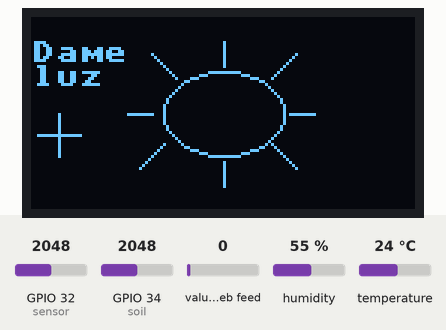
Recording of a program running on a simulated ESP32 board running MicroPython. Parts: 128×64 one-colour display. The inputs (shaded band) are chosen by the test bench; at power-on: GPIO 32 (sensor) = 2048, humidity 55 %, temperature 24 °C, GPIO 34 (soil) = 2048, value of the web feed 0 (analog values on the 0–4095 scale). WiFi joins after 1.5 s; requests to the public web service named in the program get a made-up reply in its usual format after 0.4 s (London, UTC, broken clouds, 64 % humidity, 1013 hPa unless stated); library files of the repository ran but are not shown: sh1106.py; what the program prints to the serial console is not drawn.

Above: at 2.2 s.
2.3 s: GPIO 32 (sensor) set to 1068
3.8 s: GPIO 32 (sensor) set to 927
At 4.5 s:
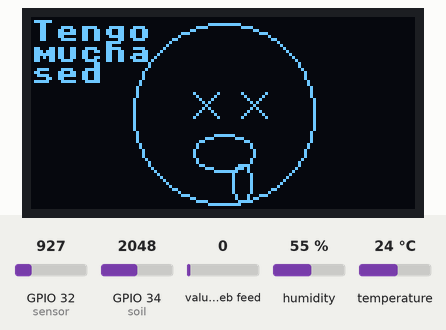
5.3 s: humidity set to 31 %
6.8 s: humidity set to 28 %
At 7.9 s:
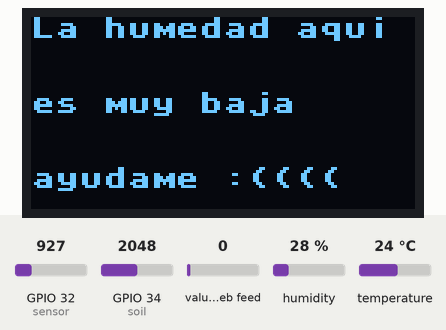
8.5 s: temperature set to 34 °C
10.0 s: temperature set to 37 °C
At 11.3 s:
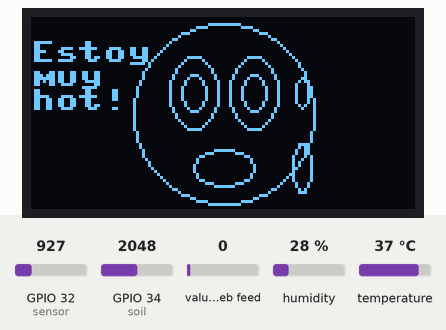
Timing chart, 0 to 12.6 s (numbered marks = the images above; inputs shaded):
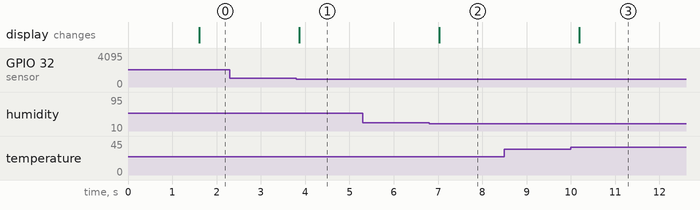

Measured:
- the behaviour switches between 1000 and 999 on GPIO 32 (sensor) (found by bisection; images 0 and 1)
- the behaviour switches between 30 and 29 % on humidity (found by bisection; images 1 and 2)
- the behaviour switches between 35 and 36 °C on temperature (found by bisection; images 2 and 3)
- after the input at 2.3 s, every drawn part: stays the same
- after the input at 3.8 s, the display: changes after 0.07 s (image 1)
- after the input at 5.3 s, every drawn part: stays the same
- after the input at 6.8 s, the display: changes after 0.23 s (image 2)
- after the input at 8.5 s, every drawn part: stays the same
- after the input at 10.0 s, the display: changes after 0.19 s (image 3)

The program:

mainsmartpod.py
```python
import dht
import machine
import urequests
import time
import math
import network
import sh1106
from machine import ADC, Pin, PWM, I2C


# Configuración de la red WiFi
#SSID = "UNAL"
#SSID = "FLIA GARCIA GUERRERO"
#PASSWORD = "11150903"
SSID = "Redmi"
PASSWORD = "delunoalocho"

# Configuración de Firebase
FIREBASE_URL = "https://smartpot-474b2-default-rtdb.firebaseio.com/"
FIREBASE_API_KEY = "8507dbcd2d2b6f5a69d49c6dbcebdafc9b4e44d3"

# Configuración del pin del sensor DHT11
DHT_PIN = 5  # Puedes cambiar el número de pin según tu configuración
soil = ADC(Pin(34))
soil.atten(ADC.ATTN_11DB)
sensor = ADC(Pin(32))
umbral = 1000
i2c = I2C(0, scl=Pin(22), sda=Pin(21))
oled = sh1106.SH1106_I2C(128, 64, i2c)

# Nombre de la clave en la base de datos
FIREBASE_KEY = "last_data"

def read_sl():
    hum_s = int(((soil.read_u16() - 48000) * 100 / (65500 - 48000)) + 0)


    return hum_s

def connect_to_wifi():
    sta_if = network.WLAN(network.STA_IF)
    if not sta_if.isconnected():
        print("Conectándose a WiFi...")
        sta_if.active(True)
        #Para una red abierta
        #sta_if.connect(SSID)
        #Para una red con contraseña
        sta_if.connect(SSID, PASSWORD)
        while not sta_if.isconnected():
            pass
        print("Conexión exitosa")
    else:
        print("Ya estás conectado a WiFi")

def read_dht11():
    dht_sensor = dht.DHT11(machine.Pin(DHT_PIN))
    dht_sensor.measure()
    temperature = dht_sensor.temperature()
    humidity_a = dht_sensor.humidity()
    return temperature, humidity_a


def read_light():
    valor = sensor.read()
    if valor < umbral:
        light = "1"
    else:
        light = "0"

    return light

def send_to_firebase(temperature, humidity_a, humidity_s, light):
    data = {
        "temperature": temperature,
        "humidity ambient": humidity_a,
        "humidity soil" : humidity_s,
        "light" : light
    }
    url = f"{FIREBASE_URL}/{FIREBASE_KEY}.json?auth={FIREBASE_API_KEY}"
    response = urequests.patch(url, json=data)
    print("Respuesta de Firebase:", response.text)


def main():
    connect_to_wifi()

    while True:
        temperature, humidity_a = read_dht11()
        humidity_s = read_sl()
        light = read_light()
        print(f"Temperatura: {temperature}°C, Humedad ambiente: {humidity_a}%, Humedad suelo: {humidity_s}%, Presencia de luz: {light}")

        if light is "0":
                oled.fill(0)
                oled.ellipse(64, 32, 20, 14, 1)  # Elipse exterior del sol
                oled.line(64, 8, 64, 16, 1)  # Rayo vertical superior
                oled.line(64, 48, 64, 56, 1)  # Rayo vertical inferior
                oled.line(32, 32, 40, 32, 1)  # Rayo horizontal izquierdo
                oled.line(86, 32, 94, 32, 1)  # Rayo horizontal derecho
                oled.line(40, 12, 48, 20, 1)  # Rayo diagonal superior izquierdo
                oled.line(80, 42, 88, 50, 1)  # Rayo diagonal inferior derecho
                oled.line(88, 12, 80, 20, 1)  # Rayo diagonal superior derecho
                oled.line(44, 42, 36, 50, 1)  # Rayo diagonal inferior izquierdo
                oled.line(2,39,16,39,1)# signo menos
                oled.line(9,46,9,32,1)#rayita para signo más
                oled.text("Dame ", 0,8, 1)
                oled.text("luz", 0,16 , 1)
                oled.show()

        elif temperature < 8:
                oled.fill(0)
                oled.ellipse(64, 32, 30, 30, 1)  # Cara
                oled.ellipse(54, 25, 8, 12, 1)  # Ojo izquierdo
                oled.ellipse(74, 25, 8, 12, 1)  # Ojo derecho
                oled.ellipse(54, 25, 4, 6, 1)  # Pupila izquierda
                oled.ellipse(74, 25, 4, 6, 1)  # Pupila derecha
                oled.line(48, 38, 58, 43, 1)  # Ceja izquierda
                oled.line(70, 43, 80, 38, 1)  # Ceja derecha
                oled.line(54, 48, 74, 48, 1)  # Boca
                oled.text("(", 45, 15, 1)
                oled.text(")", 85, 15, 1)
                oled.text("(", 45, 35, 1)
                oled.text(")", 85, 35, 1)
                oled.text("(", 45, 55, 1)
                oled.text(")", 85, 55, 1)
                oled.text("Teno",0,1,1)
                oled.text("frio",0,8,1)
                oled.show()

        elif temperature > 35:
                oled.fill(0)
                oled.ellipse(64, 32, 30, 30, 1)  # Cara
                oled.ellipse(54, 25, 8, 12, 1)  # Ojo izquierdo
                oled.ellipse(74, 25, 8, 12, 1)  # Ojo derecho
                oled.ellipse(54, 25, 4, 6, 1)  # Pupila izquierda
                oled.ellipse(74, 25, 4, 6, 1)  # Pupila derecha
                oled.ellipse(64, 50, 10, 6, 1)  # Boca
                oled.ellipse(90, 25, 2, 5, 1)  # Gota de sudor
                oled.ellipse(90, 50, 3, 8, 1)  # Gota de sudor
                oled.text("Estoy ", 0,8, 1)
                oled.text("muy", 0,16 , 1)
                oled.text("hot!", 0, 24, 1)
                oled.show()

        elif humidity_a < 30:
                oled.fill(0)
                oled.text("La humedad aqui",0, 0,1)
                oled.text("es muy baja",0, 25,1)
                oled.text("ayudame :((((",0, 50,1)
                oled.show()

        elif humidity_a > 90:
                oled.fill(0)
                oled.ellipse(64, 32, 30, 30, 1)  # Cara
                oled.ellipse(54, 25, 8, 12, 1)
                oled.ellipse(74, 25, 8, 12, 1)
                oled.ellipse(54, 25, 4, 6, 1)
                oled.ellipse(74, 25, 4, 6, 1)
                oled.pixel(54, 25, 0)
                oled.pixel(74, 25, 0)
                oled.ellipse(64, 45, 8, 4, 1)  # Boca
                oled.ellipse(48, 40, 6, 3, 1)  # Mejilla izquierda
                oled.ellipse(82, 40, 6, 3, 1)# Mejilla derecha
                oled.text("me",0,1,1)
                oled.text("vuelvo ",0,8,1)
                oled.text("moho",0,15,1)
                oled.show()

        elif humidity_s < 25:
                oled.fill(0)
                oled.ellipse(64, 32, 30, 30, 1)  # Cara
                oled.line(54, 25, 62, 33, 1)  # Ojo izquierdo
                oled.line(54, 33, 62, 25, 1)  # Ojo izquierdo
                oled.line(70, 25, 78, 33, 1)  # Ojo derecho
                oled.line(70, 33, 78, 25, 1)  # Ojo derecho
                oled.ellipse(64, 45, 10, 6, 1)  # Boca
                oled.ellipse(70, 55, 3, 6, 1)
                oled.text("Tengo",0,1,1)
                oled.text("mucha",0,8,1)
                oled.text("sed",0,15,1)
                oled.show()

        elif humidity_s > 75:
                oled.fill(0)
                oled.ellipse(64, 32, 30, 30, 1)  # Cara
                oled.line(54, 25, 62, 33, 1)  # Ojo izquierdo
                oled.line(54, 33, 62, 25, 1)  # Ojo izquierdo
                oled.line(70, 25, 78, 33, 1)  # Ojo derecho
                oled.line(70, 33, 78, 25, 1)  # Ojo derecho
                oled.line(54, 45, 74, 45, 1)  # Boca
                oled.line(62, 50, 62, 60, 1)
                oled.line(66, 50, 66, 60, 1)
                oled.line(70, 50, 70, 60, 1)
                oled.text("Bebi",0,1,1)
                oled.text("mucha",0,8,1)
                oled.text("agua",0,15,1)
                oled.show()
        else:
                oled.fill(0)
                oled.ellipse(64, 32, 30, 24, 1)
                oled.ellipse(54, 25, 8, 12, 1)
                oled.ellipse(74, 25, 8, 12, 1)
                oled.ellipse(54, 25, 4, 6, 1)
                oled.ellipse(74, 25, 4, 6, 1)
                oled.pixel(54, 25, 0)
                oled.pixel(74, 25, 0)
                oled.text("Ando", 0,4,1)
                oled.text("feli!", 0,12,1)
                for x in range(20):
                      y = int(27 + math.sqrt(20**2 - (x-10)**2))
                      oled.pixel(55+x, y, 1)
                oled.show()

        try:
            send_to_firebase(temperature, humidity_a, humidity_s, light)
        except Exception as e:
            print("Error al enviar datos a Firebase:", e)


#Bucle principal
#while True:
    #main()
contador = 0 # definir una variable para llevar el conteo de los intentos
while True:
    try:
        main() # intenta ejecutar la función main
        problem()
        print (problem())
        contador = 0 # si se ejecuta sin errores, reinicia el contador
    except:
        contador += 1 # si hay un error, incrementa el contador en uno
        print("Ocurrió un error, intentando de nuevo") # imprime un mensaje de error
        if contador == 4: # si el contador llega a 3, se detiene el bucle
            print("Se alcanzó el máximo de intentos, deteniendo el programa")
            break # sale del bucle while
        continue # si no, vuelve al inicio del while
```
